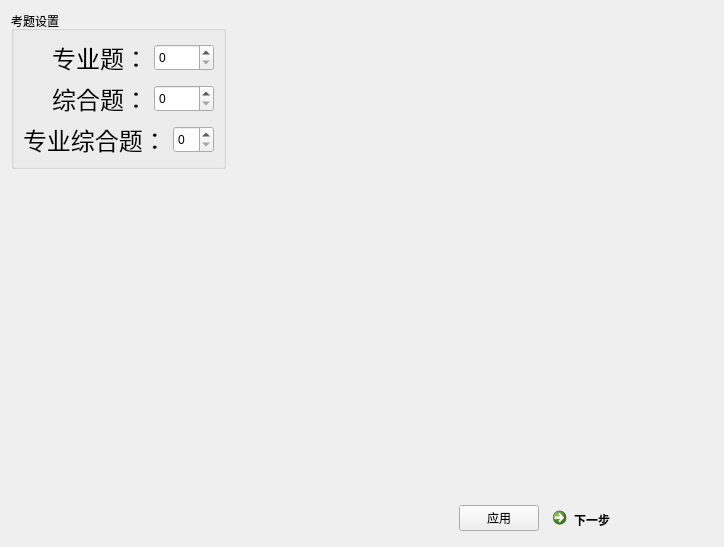
<?xml version="1.0" encoding="UTF-8"?>
<ui version="4.0">
 <class>IssueEditor</class>
 <widget class="QWidget" name="IssueEditor">
  <property name="geometry">
   <rect>
    <x>0</x>
    <y>0</y>
    <width>724</width>
    <height>547</height>
   </rect>
  </property>
  <property name="windowTitle">
   <string>Form</string>
  </property>
  <layout class="QVBoxLayout" name="verticalLayout_4">
   <item>
    <layout class="QHBoxLayout" name="horizontalLayout_5">
     <item>
      <layout class="QVBoxLayout" name="verticalLayout_3">
       <item>
        <widget class="QGroupBox" name="groupBox">
         <property name="title">
          <string>考题设置</string>
         </property>
         <layout class="QVBoxLayout" name="verticalLayout_2">
          <item>
           <layout class="QVBoxLayout" name="verticalLayout">
            <item>
             <layout class="QHBoxLayout" name="horizontalLayout_2">
              <item>
               <widget class="QLabel" name="label">
                <property name="font">
                 <font>
                  <pointsize>18</pointsize>
                 </font>
                </property>
                <property name="text">
                 <string>专业题：</string>
                </property>
                <property name="alignment">
                 <set>Qt::AlignRight|Qt::AlignTrailing|Qt::AlignVCenter</set>
                </property>
               </widget>
              </item>
              <item>
               <widget class="QSpinBox" name="spinBox">
                <property name="maximumSize">
                 <size>
                  <width>60</width>
                  <height>27</height>
                 </size>
                </property>
               </widget>
              </item>
             </layout>
            </item>
            <item>
             <layout class="QHBoxLayout" name="horizontalLayout_3">
              <item>
               <widget class="QLabel" name="label_3">
                <property name="font">
                 <font>
                  <pointsize>18</pointsize>
                 </font>
                </property>
                <property name="layoutDirection">
                 <enum>Qt::LeftToRight</enum>
                </property>
                <property name="text">
                 <string>综合题：</string>
                </property>
                <property name="alignment">
                 <set>Qt::AlignRight|Qt::AlignTrailing|Qt::AlignVCenter</set>
                </property>
               </widget>
              </item>
              <item>
               <widget class="QSpinBox" name="spinBox_2">
                <property name="maximumSize">
                 <size>
                  <width>60</width>
                  <height>27</height>
                 </size>
                </property>
               </widget>
              </item>
             </layout>
            </item>
            <item>
             <layout class="QHBoxLayout" name="horizontalLayout_4">
              <item>
               <widget class="QLabel" name="label_2">
                <property name="font">
                 <font>
                  <pointsize>18</pointsize>
                 </font>
                </property>
                <property name="text">
                 <string>专业综合题：</string>
                </property>
               </widget>
              </item>
              <item>
               <widget class="QSpinBox" name="spinBox_3">
                <property name="maximumSize">
                 <size>
                  <width>60</width>
                  <height>27</height>
                 </size>
                </property>
               </widget>
              </item>
             </layout>
            </item>
           </layout>
          </item>
         </layout>
        </widget>
       </item>
       <item>
        <spacer name="verticalSpacer">
         <property name="orientation">
          <enum>Qt::Vertical</enum>
         </property>
         <property name="sizeHint" stdset="0">
          <size>
           <width>20</width>
           <height>40</height>
          </size>
         </property>
        </spacer>
       </item>
      </layout>
     </item>
     <item>
      <spacer name="horizontalSpacer_2">
       <property name="orientation">
        <enum>Qt::Horizontal</enum>
       </property>
       <property name="sizeHint" stdset="0">
        <size>
         <width>40</width>
         <height>20</height>
        </size>
       </property>
      </spacer>
     </item>
    </layout>
   </item>
   <item>
    <layout class="QHBoxLayout" name="horizontalLayout_6">
     <item>
      <spacer name="horizontalSpacer_3">
       <property name="orientation">
        <enum>Qt::Horizontal</enum>
       </property>
       <property name="sizeHint" stdset="0">
        <size>
         <width>40</width>
         <height>20</height>
        </size>
       </property>
      </spacer>
     </item>
     <item>
      <widget class="QPushButton" name="btn_apply">
       <property name="text">
        <string>应用</string>
       </property>
      </widget>
     </item>
     <item>
      <widget class="QCommandLinkButton" name="btn_nextTab">
       <property name="maximumSize">
        <size>
         <width>168</width>
         <height>36</height>
        </size>
       </property>
       <property name="text">
        <string>下一步</string>
       </property>
      </widget>
     </item>
    </layout>
   </item>
  </layout>
 </widget>
 <resources/>
 <connections/>
</ui>
